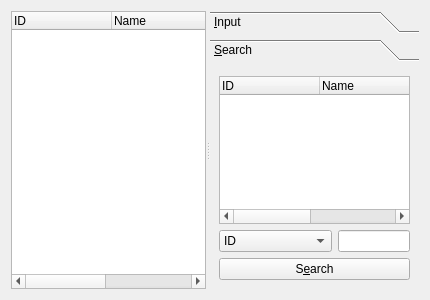
<?xml version="1.0" encoding="UTF-8"?>
<ui version="4.0">
 <class>ClientManagerForm</class>
 <widget class="QWidget" name="ClientManagerForm">
  <property name="geometry">
   <rect>
    <x>0</x>
    <y>0</y>
    <width>430</width>
    <height>300</height>
   </rect>
  </property>
  <property name="windowTitle">
   <string>Client Info</string>
  </property>
  <layout class="QVBoxLayout" name="verticalLayout_2">
   <item>
    <widget class="QSplitter" name="splitter">
     <property name="orientation">
      <enum>Qt::Horizontal</enum>
     </property>
     <widget class="QWidget" name="layoutWidget">
      <layout class="QVBoxLayout" name="listVerticalLayout">
       <item>
        <widget class="QTreeWidget" name="treeWidget">
         <property name="rootIsDecorated">
          <bool>false</bool>
         </property>
         <column>
          <property name="text">
           <string>ID</string>
          </property>
         </column>
         <column>
          <property name="text">
           <string>Name</string>
          </property>
         </column>
         <column>
          <property name="text">
           <string>Phone Number</string>
          </property>
         </column>
         <column>
          <property name="text">
           <string>Address</string>
          </property>
         </column>
        </widget>
       </item>
      </layout>
     </widget>
     <widget class="QToolBox" name="toolBox">
      <property name="currentIndex">
       <number>1</number>
      </property>
      <widget class="QWidget" name="inputPage">
       <property name="geometry">
        <rect>
         <x>0</x>
         <y>0</y>
         <width>197</width>
         <height>222</height>
        </rect>
       </property>
       <attribute name="label">
        <string>&amp;Input</string>
       </attribute>
       <layout class="QVBoxLayout" name="verticalLayout">
        <item>
         <layout class="QFormLayout" name="clientFormLayout">
          <item row="0" column="0">
           <widget class="QLabel" name="idLabel">
            <property name="text">
             <string>I&amp;D</string>
            </property>
            <property name="buddy">
             <cstring>idLineEdit</cstring>
            </property>
           </widget>
          </item>
          <item row="1" column="0">
           <widget class="QLabel" name="nameLabel">
            <property name="text">
             <string>&amp;Name</string>
            </property>
            <property name="buddy">
             <cstring>nameLineEdit</cstring>
            </property>
           </widget>
          </item>
          <item row="3" column="0">
           <widget class="QLabel" name="addressLabel">
            <property name="text">
             <string>&amp;Address</string>
            </property>
            <property name="buddy">
             <cstring>addressLineEdit</cstring>
            </property>
           </widget>
          </item>
          <item row="2" column="0">
           <widget class="QLabel" name="phoneNumberLabel">
            <property name="text">
             <string>&amp;Phone Number</string>
            </property>
            <property name="buddy">
             <cstring>phoneNumberLineEdit</cstring>
            </property>
           </widget>
          </item>
          <item row="0" column="1">
           <widget class="QLineEdit" name="idLineEdit">
            <property name="readOnly">
             <bool>true</bool>
            </property>
           </widget>
          </item>
          <item row="1" column="1">
           <widget class="QLineEdit" name="nameLineEdit"/>
          </item>
          <item row="2" column="1">
           <widget class="QLineEdit" name="phoneNumberLineEdit"/>
          </item>
          <item row="3" column="1">
           <widget class="QLineEdit" name="addressLineEdit"/>
          </item>
         </layout>
        </item>
        <item>
         <spacer name="verticalSpacer">
          <property name="orientation">
           <enum>Qt::Vertical</enum>
          </property>
          <property name="sizeHint" stdset="0">
           <size>
            <width>20</width>
            <height>40</height>
           </size>
          </property>
         </spacer>
        </item>
        <item>
         <layout class="QHBoxLayout" name="addHorizontalLayout">
          <item>
           <widget class="QPushButton" name="addPushButton">
            <property name="text">
             <string>&amp;Add</string>
            </property>
           </widget>
          </item>
          <item>
           <widget class="QPushButton" name="modifyPushButton">
            <property name="text">
             <string>&amp;Modify</string>
            </property>
           </widget>
          </item>
         </layout>
        </item>
       </layout>
      </widget>
      <widget class="QWidget" name="searchPage">
       <property name="geometry">
        <rect>
         <x>0</x>
         <y>0</y>
         <width>197</width>
         <height>222</height>
        </rect>
       </property>
       <attribute name="label">
        <string>&amp;Search</string>
       </attribute>
       <layout class="QVBoxLayout" name="verticalLayout_3">
        <item>
         <widget class="QTreeWidget" name="searchTreeWidget">
          <property name="rootIsDecorated">
           <bool>false</bool>
          </property>
          <column>
           <property name="text">
            <string>ID</string>
           </property>
          </column>
          <column>
           <property name="text">
            <string>Name</string>
           </property>
          </column>
          <column>
           <property name="text">
            <string>Phone Number</string>
           </property>
          </column>
          <column>
           <property name="text">
            <string>Address</string>
           </property>
          </column>
         </widget>
        </item>
        <item>
         <layout class="QHBoxLayout" name="horizontalLayout">
          <item>
           <widget class="QComboBox" name="searchComboBox">
            <item>
             <property name="text">
              <string>ID</string>
             </property>
            </item>
            <item>
             <property name="text">
              <string>Name</string>
             </property>
            </item>
            <item>
             <property name="text">
              <string>Phone Number</string>
             </property>
            </item>
            <item>
             <property name="text">
              <string>Address</string>
             </property>
            </item>
           </widget>
          </item>
          <item>
           <widget class="QLineEdit" name="searchLineEdit"/>
          </item>
         </layout>
        </item>
        <item>
         <widget class="QPushButton" name="searchPushButton">
          <property name="text">
           <string>S&amp;earch</string>
          </property>
         </widget>
        </item>
       </layout>
      </widget>
     </widget>
    </widget>
   </item>
  </layout>
 </widget>
 <resources/>
 <connections/>
</ui>
